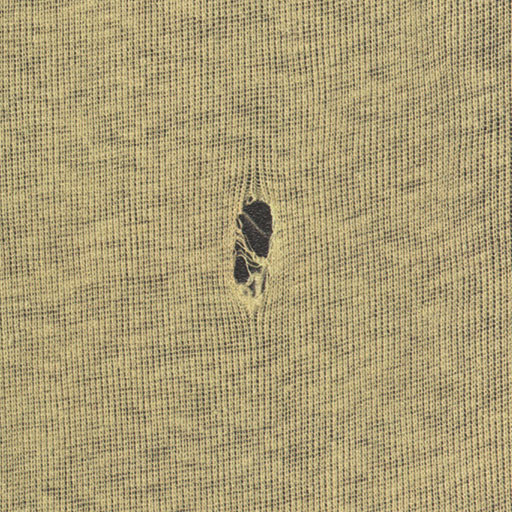
#> input picture Fabric23.jpg, 512 x 512 px
$ python task4.py
#> lines starting #> are read from the running program, lines starting #| are printed output that depends on the picture; after the words box and inside, x2 and y2 are one past the last pixel; in counts of white or black regions, pixels touching at a corner belong together
#Import required libraries
import cv2
import numpy as np

#Get the image path from the user
img_path = input("Enter the image path: ")
#> the answer given: Fabric23.jpg

#Load the image
img = cv2.imread(img_path)
#> img is the input picture: shape (512, 512, 3); mean B, G, R 117.2, 157.5, 171.7
cv2.imshow("Original Image", img)
#Convert the image to grayscale
gray = cv2.cvtColor(img, cv2.COLOR_BGR2GRAY)
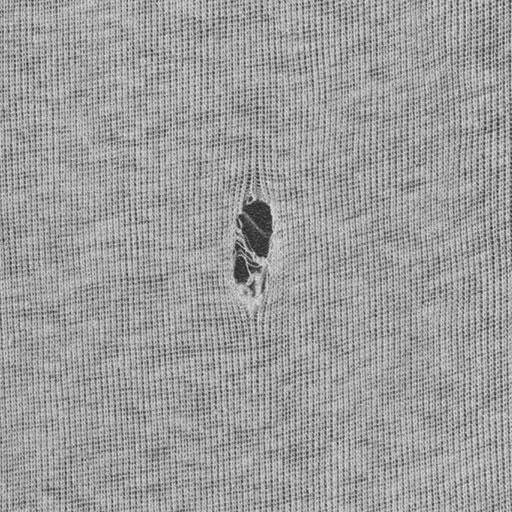
#> gray: shape (512, 512); min 34, max 230, mean 157.2

#Apply Gaussian blur to the grayscale image
blurred = cv2.GaussianBlur(gray, (5,5), 0)
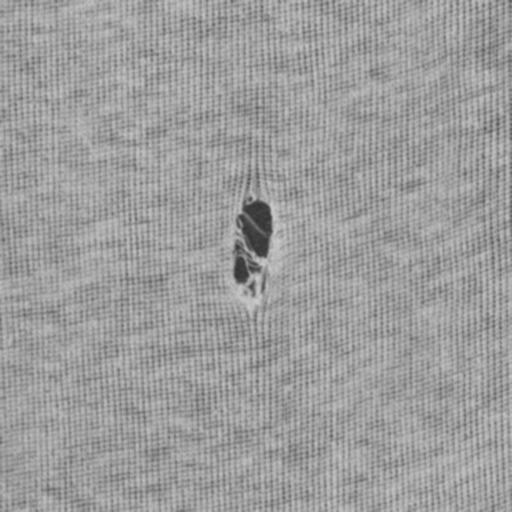
#> blurred: shape (512, 512); min 51, max 205, mean 157.2

#Perform binary thresholding to segment the defects
_, threshold = cv2.threshold(blurred, 100, 255, cv2.THRESH_BINARY_INV)
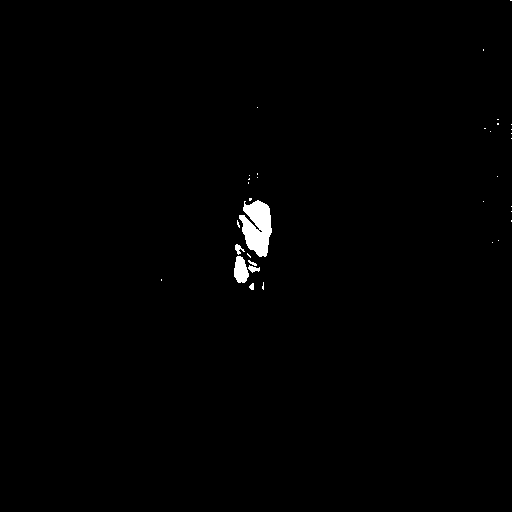
#> threshold: shape (512, 512); 0.68% white; 34 white regions (28 under 20 px)

#Find the contours in the thresholded image
contours, _ = cv2.findContours(threshold, cv2.RETR_TREE, cv2.CHAIN_APPROX_SIMPLE)
#> contours = 35 contours, 31 with area under 20; largest, box (x1, y1, x2, y2) and area: (239, 200, 272, 257) 1178, (234, 256, 249, 283) 265, (248, 265, 260, 273) 38, (235, 244, 245, 255) 36

#Draw the contours on the original image
cv2.drawContours(img, contours, -1, (0,0,255), 2)
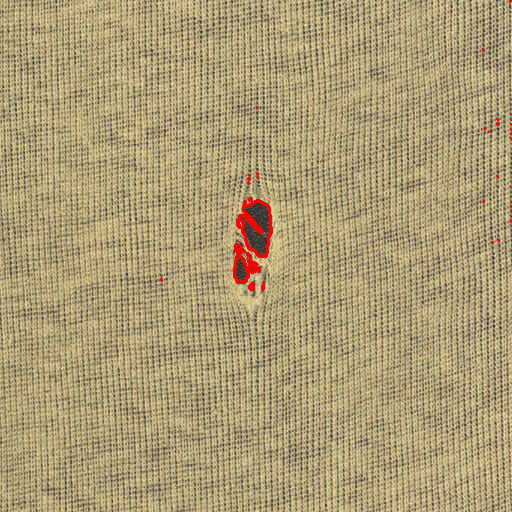
#> img: shape (512, 512, 3); 0.55% of pixels changed, all inside (x1, y1, x2, y2) = (160, 0, 512, 291)

#Loop through the contours to find and mask the defect regions
for contour in contours:
    mask = np.zeros(img.shape[:2], dtype="uint8")
    cv2.drawContours(mask,[contour],-1, 255, -1)
    masked = cv2.bitwise_and(img, img, mask=mask)
#> this loop made 35 passes
#> contour on passes 3, 7, 9, 10, 11, 13, 14, 15, 19, 20, 21, 22: [[161, 279], [161, 280]], [[247, 253], [247, 254], [250, 257], [250, 256]], [[492, 242]], [[498, 240]], [[511, 220], [511, 221]], [[511, 211]], [[511, 206]], [[483, 201]], [[248, 182], [248, 183]], [[249, 178], [248, 179], [249, 179]], [[257, 177]], [[497, 176]]
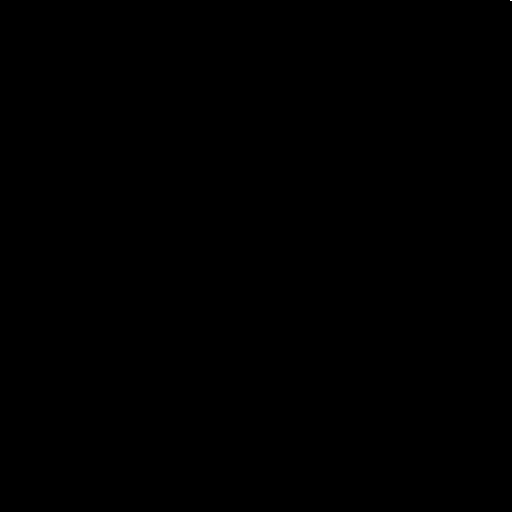
#> mask: shape (512, 512); 0% white in thin lines or dots, all inside (x1, y1, x2, y2) = (510, 0, 512, 1)

#Show the results
cv2.imshow("Resulted Image", img)
cv2.waitKey(0)
cv2.destroyAllWindows()
